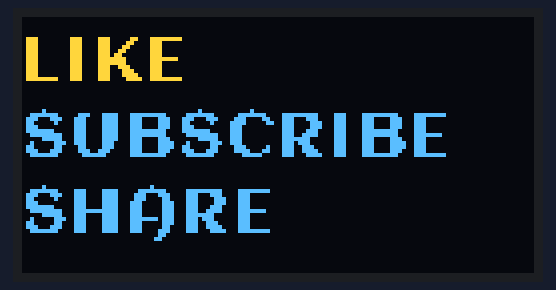
Bench run of a sketch on a simulated Arduino Uno, built with avr-gcc and run on an emulated ATmega328P. Shown: 128×64 one-colour display. The OLED is the two-colour kind (top 16 rows yellow).

Above: at 0.1 s.

The sketch:

Custom_Font.ino
```cpp
#include <SPI.h>
#include <Wire.h>
#include <Adafruit_GFX.h>
#include <Adafruit_SSD1306.h>
#include "font1.h"

#define oledReset LED_BUILTIN
Adafruit_SSD1306 display(oledReset);

#if (SSD1306_LCDHEIGHT != 64)
#error("Height incorrect, please fix Adafruit_SSD1306.h!");
#endif

void setup()   {
  display.begin(SSD1306_SWITCHCAPVCC, 0x3C,false);   // initialize with the I2C addr 0x3C (for the 128x64)

  display.clearDisplay();                      // Make sure the display is cleared

  display.setTextSize(1);
  display.setTextColor(WHITE);
  display.setCursor(0,10);
  display.setFont(&Aclonica_Regular_16);   // Set the custom font
  display.println("LIKE\nSUBSCRIBE\nSHARE");

  display.display();                           // Update the display
}


void loop() {

}
```

Source omitted: font1.h (data table, 11483 bytes)
